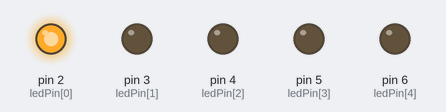
The sketch below on a simulated Arduino Uno, built with avr-gcc and run on an emulated ATmega328P. Parts: output pins drawn as LEDs (lit = HIGH).

Above: at 0.02 s.
At 0.37 s:
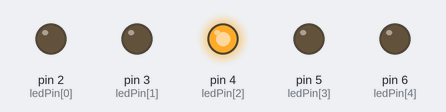
At 0.82 s:
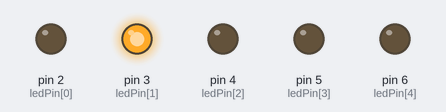
At 1.47 s:
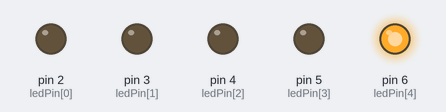
At 2.92 s:
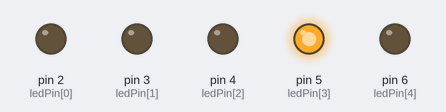
Timing chart, 0 to 3.2 s (numbered marks = the images above):
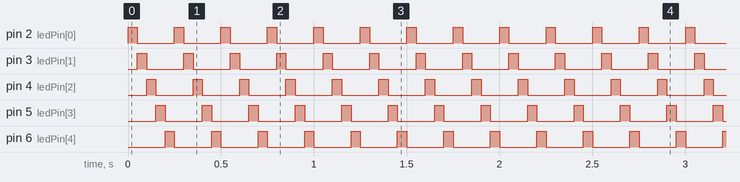

The sketch:

led_christmas.ino
```cpp
// create an array of LED pins
int ledPin[] = {2,3,4,5,6};

// which LED is on?
int sequence = 0;

void setup() {
  // set up all these pins as output
  for (int i = 0; i < 5; i++) {
    pinMode(ledPin[i], OUTPUT);
  }

}

void loop() {
  // turn them all off
  for (int i = 0; i < 5; i++) {
    digitalWrite(ledPin[i], LOW);
  }

  // turn on the next led pin
  digitalWrite(ledPin[sequence], HIGH);

  // increase sequence
  sequence++;

  // make sure sequence "wr  aps around"
  if(sequence > 4) {
    sequence = 0;
  }

  delay(50);
}
```

Measured:
- by itself, pin 2 (ledPin[0]), pin 3 (ledPin[1]), pin 4 (ledPin[2]), pin 5 (ledPin[3]), pin 6 (ledPin[4]): alternates HIGH for 0.05 s and LOW for 0.20 s
